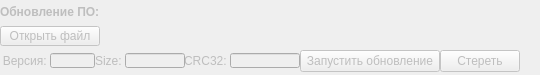
               <widget class="QWidget" name="UpgradeWidget" native="true">
                <property name="enabled">
                 <bool>false</bool>
                </property>
                <property name="sizePolicy">
                 <sizepolicy hsizetype="Expanding" vsizetype="Expanding">
                  <horstretch>0</horstretch>
                  <verstretch>0</verstretch>
                 </sizepolicy>
                </property>
                <property name="minimumSize">
                 <size>
                  <width>360</width>
                  <height>75</height>
                 </size>
                </property>
                <property name="maximumSize">
                 <size>
                  <width>16777215</width>
                  <height>75</height>
                 </size>
                </property>
                <widget class="QWidget" name="layoutWidget">
                 <property name="geometry">
                  <rect>
                   <x>0</x>
                   <y>0</y>
                   <width>531</width>
                   <height>75</height>
                  </rect>
                 </property>
                 <layout class="QVBoxLayout" name="UpgradeLayout">
                  <property name="spacing">
                   <number>2</number>
                  </property>
                  <item>
                   <layout class="QHBoxLayout" name="horizontalLayout_50">
                    <property name="spacing">
                     <number>2</number>
                    </property>
                    <item>
                     <widget class="QLabel" name="label_23">
                      <property name="sizePolicy">
                       <sizepolicy hsizetype="Expanding" vsizetype="Expanding">
                        <horstretch>0</horstretch>
                        <verstretch>0</verstretch>
                       </sizepolicy>
                      </property>
                      <property name="minimumSize">
                       <size>
                        <width>120</width>
                        <height>15</height>
                       </size>
                      </property>
                      <property name="maximumSize">
                       <size>
                        <width>120</width>
                        <height>15</height>
                       </size>
                      </property>
                      <property name="font">
                       <font>
                        <weight>75</weight>
                        <bold>true</bold>
                       </font>
                      </property>
                      <property name="text">
                       <string>Обновление ПО:</string>
                      </property>
                      <property name="alignment">
                       <set>Qt::AlignLeading|Qt::AlignLeft|Qt::AlignVCenter</set>
                      </property>
                     </widget>
                    </item>
                    <item>
                     <spacer name="horizontalSpacer_15">
                      <property name="orientation">
                       <enum>Qt::Horizontal</enum>
                      </property>
                      <property name="sizeHint" stdset="0">
                       <size>
                        <width>40</width>
                        <height>20</height>
                       </size>
                      </property>
                     </spacer>
                    </item>
                   </layout>
                  </item>
                  <item>
                   <layout class="QHBoxLayout" name="horizontalLayout_42">
                    <item>
                     <widget class="QPushButton" name="OpenBin">
                      <property name="sizePolicy">
                       <sizepolicy hsizetype="Expanding" vsizetype="Expanding">
                        <horstretch>0</horstretch>
                        <verstretch>0</verstretch>
                       </sizepolicy>
                      </property>
                      <property name="minimumSize">
                       <size>
                        <width>100</width>
                        <height>20</height>
                       </size>
                      </property>
                      <property name="maximumSize">
                       <size>
                        <width>100</width>
                        <height>20</height>
                       </size>
                      </property>
                      <property name="text">
                       <string>Открыть файл</string>
                      </property>
                     </widget>
                    </item>
                    <item>
                     <widget class="QLabel" name="PatchBin">
                      <property name="sizePolicy">
                       <sizepolicy hsizetype="Expanding" vsizetype="Expanding">
                        <horstretch>0</horstretch>
                        <verstretch>0</verstretch>
                       </sizepolicy>
                      </property>
                      <property name="minimumSize">
                       <size>
                        <width>0</width>
                        <height>15</height>
                       </size>
                      </property>
                      <property name="maximumSize">
                       <size>
                        <width>16777215</width>
                        <height>15</height>
                       </size>
                      </property>
                      <property name="text">
                       <string/>
                      </property>
                     </widget>
                    </item>
                   </layout>
                  </item>
                  <item>
                   <layout class="QHBoxLayout" name="horizontalLayout_49">
                    <property name="spacing">
                     <number>0</number>
                    </property>
                    <item>
                     <widget class="QLabel" name="label_109">
                      <property name="sizePolicy">
                       <sizepolicy hsizetype="Expanding" vsizetype="Fixed">
                        <horstretch>0</horstretch>
                        <verstretch>0</verstretch>
                       </sizepolicy>
                      </property>
                      <property name="minimumSize">
                       <size>
                        <width>50</width>
                        <height>15</height>
                       </size>
                      </property>
                      <property name="maximumSize">
                       <size>
                        <width>50</width>
                        <height>15</height>
                       </size>
                      </property>
                      <property name="text">
                       <string>Версия: </string>
                      </property>
                      <property name="alignment">
                       <set>Qt::AlignRight|Qt::AlignTrailing|Qt::AlignVCenter</set>
                      </property>
                     </widget>
                    </item>
                    <item>
                     <widget class="QLineEdit" name="new_v">
                      <property name="enabled">
                       <bool>false</bool>
                      </property>
                      <property name="sizePolicy">
                       <sizepolicy hsizetype="Fixed" vsizetype="Fixed">
                        <horstretch>0</horstretch>
                        <verstretch>0</verstretch>
                       </sizepolicy>
                      </property>
                      <property name="minimumSize">
                       <size>
                        <width>45</width>
                        <height>0</height>
                       </size>
                      </property>
                      <property name="maximumSize">
                       <size>
                        <width>45</width>
                        <height>15</height>
                       </size>
                      </property>
                     </widget>
                    </item>
                    <item>
                     <widget class="QLabel" name="label_108">
                      <property name="sizePolicy">
                       <sizepolicy hsizetype="Expanding" vsizetype="Fixed">
                        <horstretch>0</horstretch>
                        <verstretch>0</verstretch>
                       </sizepolicy>
                      </property>
                      <property name="minimumSize">
                       <size>
                        <width>30</width>
                        <height>15</height>
                       </size>
                      </property>
                      <property name="maximumSize">
                       <size>
                        <width>30</width>
                        <height>15</height>
                       </size>
                      </property>
                      <property name="text">
                       <string>Size: </string>
                      </property>
                      <property name="alignment">
                       <set>Qt::AlignRight|Qt::AlignTrailing|Qt::AlignVCenter</set>
                      </property>
                     </widget>
                    </item>
                    <item>
                     <widget class="QLineEdit" name="new_Size">
                      <property name="enabled">
                       <bool>false</bool>
                      </property>
                      <property name="sizePolicy">
                       <sizepolicy hsizetype="Fixed" vsizetype="Fixed">
                        <horstretch>0</horstretch>
                        <verstretch>0</verstretch>
                       </sizepolicy>
                      </property>
                      <property name="maximumSize">
                       <size>
                        <width>60</width>
                        <height>15</height>
                       </size>
                      </property>
                     </widget>
                    </item>
                    <item>
                     <widget class="QLabel" name="label_69">
                      <property name="sizePolicy">
                       <sizepolicy hsizetype="Expanding" vsizetype="Fixed">
                        <horstretch>0</horstretch>
                        <verstretch>0</verstretch>
                       </sizepolicy>
                      </property>
                      <property name="minimumSize">
                       <size>
                        <width>45</width>
                        <height>15</height>
                       </size>
                      </property>
                      <property name="maximumSize">
                       <size>
                        <width>45</width>
                        <height>15</height>
                       </size>
                      </property>
                      <property name="text">
                       <string>CRC32: </string>
                      </property>
                      <property name="alignment">
                       <set>Qt::AlignRight|Qt::AlignTrailing|Qt::AlignVCenter</set>
                      </property>
                     </widget>
                    </item>
                    <item>
                     <widget class="QLineEdit" name="new_CRC">
                      <property name="enabled">
                       <bool>false</bool>
                      </property>
                      <property name="sizePolicy">
                       <sizepolicy hsizetype="Fixed" vsizetype="Fixed">
                        <horstretch>0</horstretch>
                        <verstretch>0</verstretch>
                       </sizepolicy>
                      </property>
                      <property name="minimumSize">
                       <size>
                        <width>70</width>
                        <height>0</height>
                       </size>
                      </property>
                      <property name="maximumSize">
                       <size>
                        <width>70</width>
                        <height>15</height>
                       </size>
                      </property>
                     </widget>
                    </item>
                    <item>
                     <widget class="QPushButton" name="UPDATE_START">
                      <property name="enabled">
                       <bool>false</bool>
                      </property>
                      <property name="minimumSize">
                       <size>
                        <width>140</width>
                        <height>0</height>
                       </size>
                      </property>
                      <property name="maximumSize">
                       <size>
                        <width>140</width>
                        <height>16777215</height>
                       </size>
                      </property>
                      <property name="text">
                       <string>Запустить обновление</string>
                      </property>
                     </widget>
                    </item>
                    <item>
                     <widget class="QPushButton" name="CLEAR">
                      <property name="text">
                       <string>Стереть</string>
                      </property>
                     </widget>
                    </item>
                    <item>
                     <spacer name="horizontalSpacer_4">
                      <property name="orientation">
                       <enum>Qt::Horizontal</enum>
                      </property>
                      <property name="sizeHint" stdset="0">
                       <size>
                        <width>40</width>
                        <height>20</height>
                       </size>
                      </property>
                     </spacer>
                    </item>
                   </layout>
                  </item>
                 </layout>
                </widget>
               </widget>
